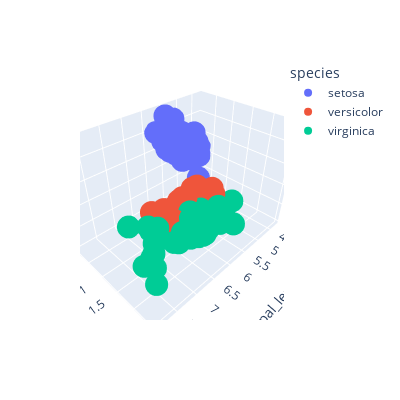

Notebook cell for this chart:
### Code cell
import plotly.express as px

fig = px.scatter_3d(iris, x='sepal_length', y='petal_width', z='sepal_width',
              color='species')
fig.update_layout(width=400, height=400)
# fig.update_layout(margin={"r":0,"t":0,"l":10,"b":0})
fig.show()

### Figure 1 — Plotly figure (JSON) as saved in the notebook; plotly's stock layout.template omitted (floating-point values rounded to 4 significant figures)
{"data": [{"hovertemplate": "species=setosa<br>sepal_length=%{x}<br>petal_width=%{y}<br>sepal_width=%{z}<extra></extra>", "legendgroup": "setosa", "marker": {"color": "#636efa", "symbol": "circle"}, "mode": "markers", "name": "setosa", "scene": "scene", "showlegend": true, "type": "scatter3d", "x": [5.1, 4.9, 4.7, 4.6, 5, 5.4, 4.6, 5, 4.4, 4.9, 5.4, 4.8, 4.8, 4.3, 5.8, 5.7, 5.4, 5.1, 5.7, 5.1, 5.4, 5.1, 4.6, 5.1, 4.8, 5, 5, 5.2, 5.2, 4.7, 4.8, 5.4, 5.2, 5.5, 4.9, 5, 5.5, 4.9, 4.4, 5.1, 5, 4.5, 4.4, 5, 5.1, 4.8, 5.1, 4.6, 5.3, 5], "y": [0.2, 0.2, 0.2, 0.2, 0.2, 0.4, 0.3, 0.2, 0.2, 0.1, 0.2, 0.2, 0.1, 0.1, 0.2, 0.4, 0.4, 0.3, 0.3, 0.3, 0.2, 0.4, 0.2, 0.5, 0.2, 0.2, 0.4, 0.2, 0.2, 0.2, 0.2, 0.4, 0.1, 0.2, 0.2, 0.2, 0.2, 0.1, 0.2, 0.2, 0.3, 0.3, 0.2, 0.6, 0.4, 0.3, 0.2, 0.2, 0.2, 0.2], "z": [3.5, 3, 3.2, 3.1, 3.6, 3.9, 3.4, 3.4, 2.9, 3.1, 3.7, 3.4, 3, 3, 4, 4.4, 3.9, 3.5, 3.8, 3.8, 3.4, 3.7, 3.6, 3.3, 3.4, 3, 3.4, 3.5, 3.4, 3.2, 3.1, 3.4, 4.1, 4.2, 3.1, 3.2, 3.5, 3.6, 3, 3.4, 3.5, 2.3, 3.2, 3.5, 3.8, 3, 3.8, 3.2, 3.7, 3.3]}, {"hovertemplate": "species=versicolor<br>sepal_length=%{x}<br>petal_width=%{y}<br>sepal_width=%{z}<extra></extra>", "legendgroup": "versicolor", "marker": {"color": "#EF553B", "symbol": "circle"}, "mode": "markers", "name": "versicolor", "scene": "scene", "showlegend": true, "type": "scatter3d", "x": [7, 6.4, 6.9, 5.5, 6.5, 5.7, 6.3, 4.9, 6.6, 5.2, 5, 5.9, 6, 6.1, 5.6, 6.7, 5.6, 5.8, 6.2, 5.6, 5.9, 6.1, 6.3, 6.1, 6.4, 6.6, 6.8, 6.7, 6, 5.7, 5.5, 5.5, 5.8, 6, 5.4, 6, 6.7, 6.3, 5.6, 5.5, 5.5, 6.1, 5.8, 5, 5.6, 5.7, 5.7, 6.2, 5.1, 5.7], "y": [1.4, 1.5, 1.5, 1.3, 1.5, 1.3, 1.6, 1, 1.3, 1.4, 1, 1.5, 1, 1.4, 1.3, 1.4, 1.5, 1, 1.5, 1.1, 1.8, 1.3, 1.5, 1.2, 1.3, 1.4, 1.4, 1.7, 1.5, 1, 1.1, 1, 1.2, 1.6, 1.5, 1.6, 1.5, 1.3, 1.3, 1.3, 1.2, 1.4, 1.2, 1, 1.3, 1.2, 1.3, 1.3, 1.1, 1.3], "z": [3.2, 3.2, 3.1, 2.3, 2.8, 2.8, 3.3, 2.4, 2.9, 2.7, 2, 3, 2.2, 2.9, 2.9, 3.1, 3, 2.7, 2.2, 2.5, 3.2, 2.8, 2.5, 2.8, 2.9, 3, 2.8, 3, 2.9, 2.6, 2.4, 2.4, 2.7, 2.7, 3, 3.4, 3.1, 2.3, 3, 2.5, 2.6, 3, 2.6, 2.3, 2.7, 3, 2.9, 2.9, 2.5, 2.8]}, {"hovertemplate": "species=virginica<br>sepal_length=%{x}<br>petal_width=%{y}<br>sepal_width=%{z}<extra></extra>", "legendgroup": "virginica", "marker": {"color": "#00cc96", "symbol": "circle"}, "mode": "markers", "name": "virginica", "scene": "scene", "showlegend": true, "type": "scatter3d", "x": [6.3, 5.8, 7.1, 6.3, 6.5, 7.6, 4.9, 7.3, 6.7, 7.2, 6.5, 6.4, 6.8, 5.7, 5.8, 6.4, 6.5, 7.7, 7.7, 6, 6.9, 5.6, 7.7, 6.3, 6.7, 7.2, 6.2, 6.1, 6.4, 7.2, 7.4, 7.9, 6.4, 6.3, 6.1, 7.7, 6.3, 6.4, 6, 6.9, 6.7, 6.9, 5.8, 6.8, 6.7, 6.7, 6.3, 6.5, 6.2, 5.9], "y": [2.5, 1.9, 2.1, 1.8, 2.2, 2.1, 1.7, 1.8, 1.8, 2.5, 2, 1.9, 2.1, 2, 2.4, 2.3, 1.8, 2.2, 2.3, 1.5, 2.3, 2, 2, 1.8, 2.1, 1.8, 1.8, 1.8, 2.1, 1.6, 1.9, 2, 2.2, 1.5, 1.4, 2.3, 2.4, 1.8, 1.8, 2.1, 2.4, 2.3, 1.9, 2.3, 2.5, 2.3, 1.9, 2, 2.3, 1.8], "z": [3.3, 2.7, 3, 2.9, 3, 3, 2.5, 2.9, 2.5, 3.6, 3.2, 2.7, 3, 2.5, 2.8, 3.2, 3, 3.8, 2.6, 2.2, 3.2, 2.8, 2.8, 2.7, 3.3, 3.2, 2.8, 3, 2.8, 3, 2.8, 3.8, 2.8, 2.8, 2.6, 3, 3.4, 3.1, 3, 3.1, 3.1, 3.1, 2.7, 3.2, 3.3, 3, 2.5, 3, 3.4, 3]}], "layout": {"height": 400, "legend": {"title": {"text": "species"}, "tracegroupgap": 0}, "margin": {"t": 60}, "scene": {"domain": {"x": [0, 1], "y": [0, 1]}, "xaxis": {"title": {"text": "sepal_length"}}, "yaxis": {"title": {"text": "petal_width"}}, "zaxis": {"title": {"text": "sepal_width"}}}, "width": 400}}
